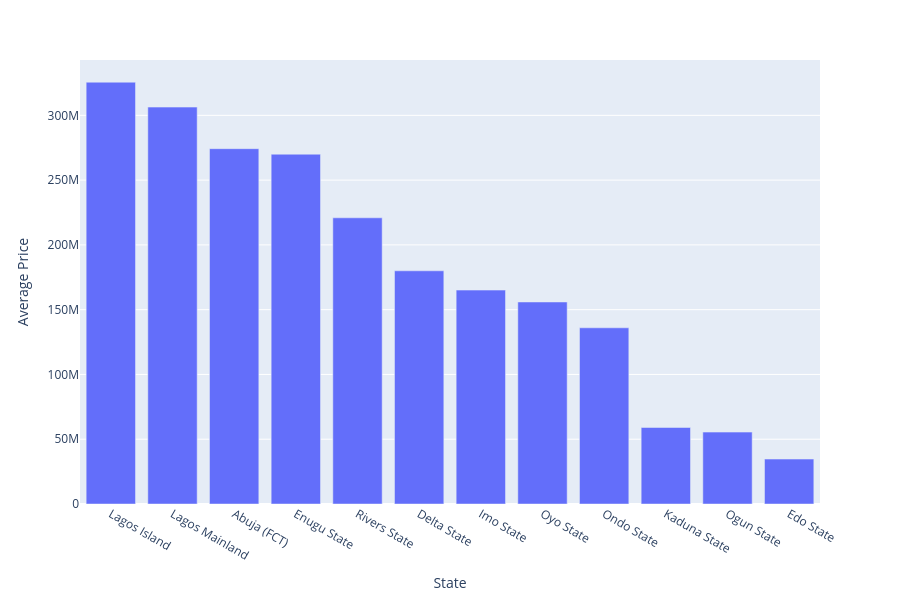

The cell this chart's notebook holds for it:
### Code cell
region_count = df.groupby("region_parent_name")["price"].mean().sort_values(ascending=False)
fig1 = px.bar(
    x=region_count.index,
    y=region_count.values,
)
fig1.update_layout(
    xaxis_title='State',
    yaxis_title='Average Price',
    height=600
)
fig1.show()

### Figure 1 — Plotly figure (JSON) as saved in the notebook; plotly's stock layout.template omitted (floating-point values rounded to 4 significant figures)
{"data": [{"hovertemplate": "x=%{x}<br>y=%{y}<extra></extra>", "legendgroup": "", "marker": {"color": "#636efa", "pattern": {"shape": ""}}, "name": "", "orientation": "v", "showlegend": false, "textposition": "auto", "type": "bar", "x": ["Lagos Island", "Lagos Mainland", "Abuja (FCT)", "Enugu State", "Rivers State", "Delta State", "Imo State", "Oyo State", "Ondo State", "Kaduna State", "Ogun State", "Edo State"], "xaxis": "x", "y": [325600000.0, 306400000.0, 274300000.0, 270000000.0, 220900000.0, 180000000.0, 165100000.0, 155900000.0, 136000000.0, 59060000.0, 55500000.0, 34680000.0], "yaxis": "y"}], "layout": {"barmode": "relative", "height": 600, "legend": {"tracegroupgap": 0}, "margin": {"t": 60}, "xaxis": {"anchor": "y", "domain": [0, 1], "title": {"text": "State"}}, "yaxis": {"anchor": "x", "domain": [0, 1], "title": {"text": "Average Price"}}}}
